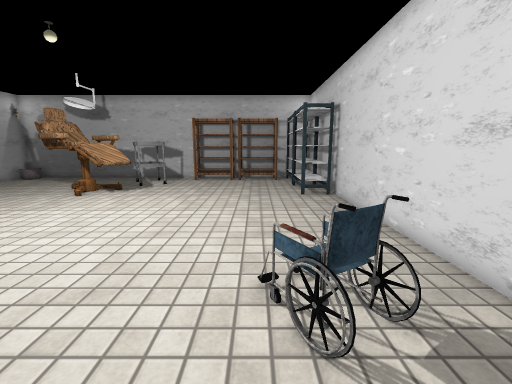
[1] (above)

16 first-person views from a walk through a 3-D level made in the Unity game engine. The camera is 1.3 m above the floor, tilts 10° down and sees 90° across. The floor is counted in squares, 0.5 m on a side. Each view is taken from the middle of a square. On the plan, view 1 faces up. The plan holds only what a view shows up to about 18 squares ahead; the rest is blank. The place goes on beyond the plan. The player character is not drawn. Some surface patterns are stand-ins.

[2]
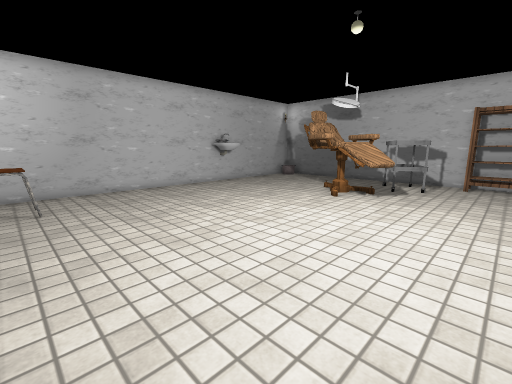

[3]
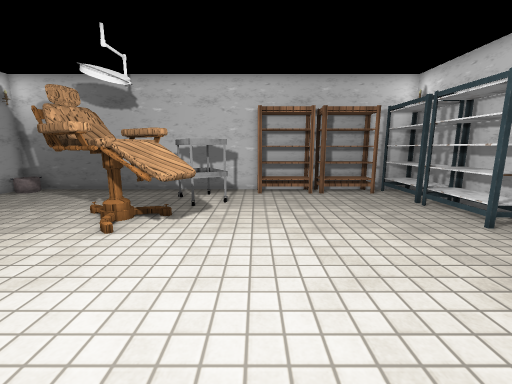

[4]
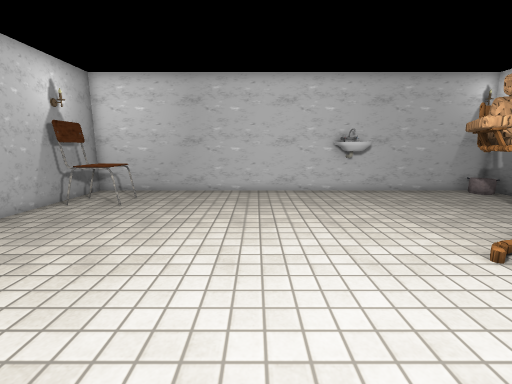

[5]
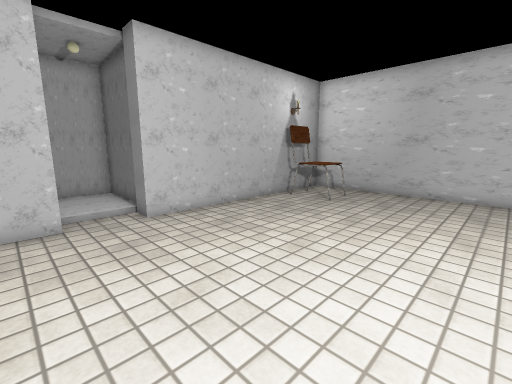

[6]
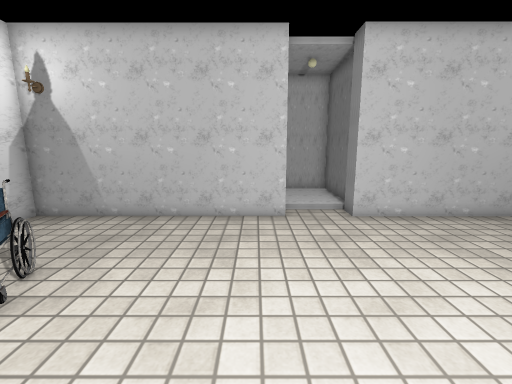

[7]
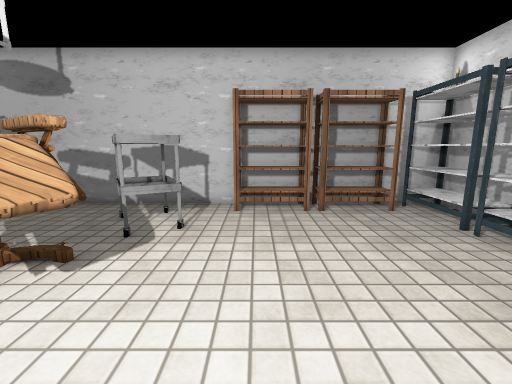

[8]
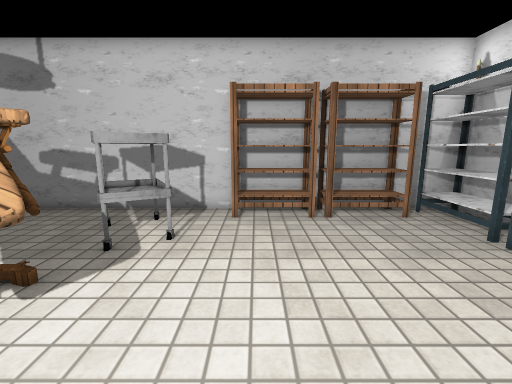

[9]
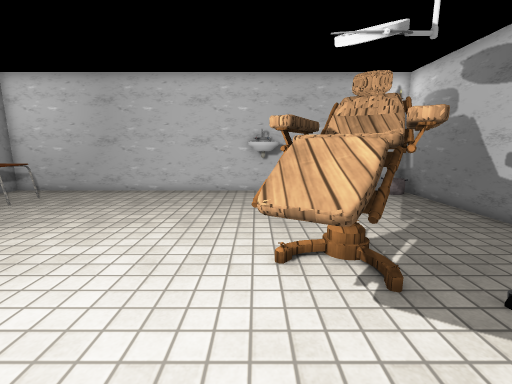

[10]
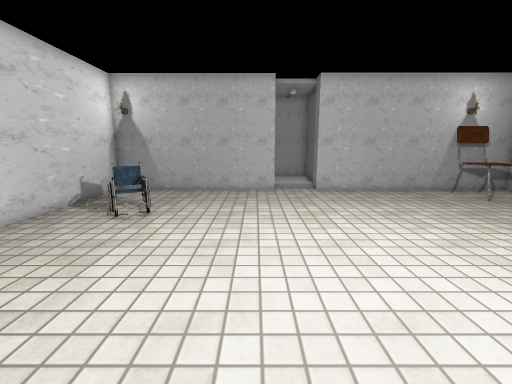

[11]
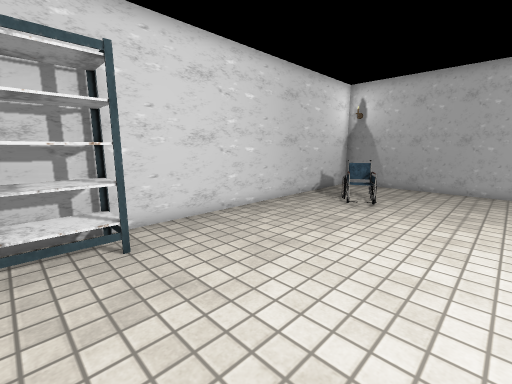

[12]
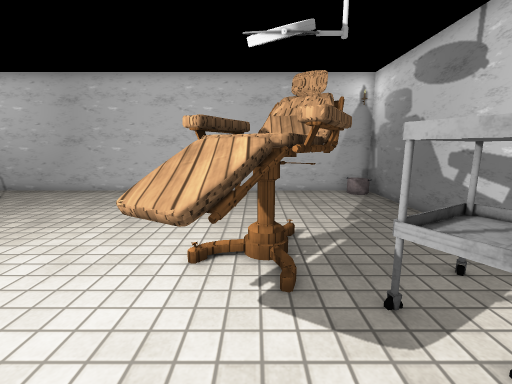

[13]
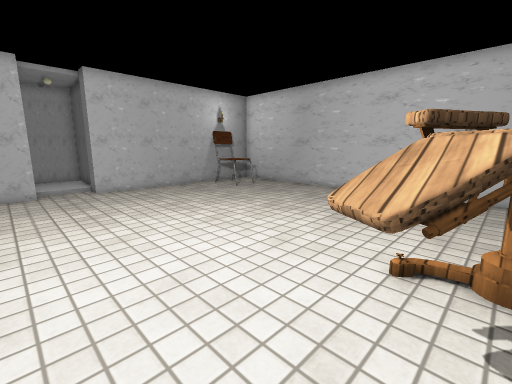

[14]
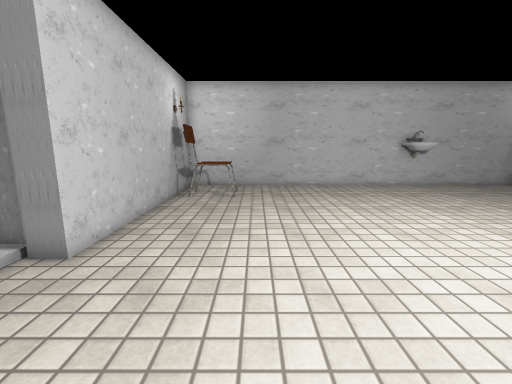

[15]
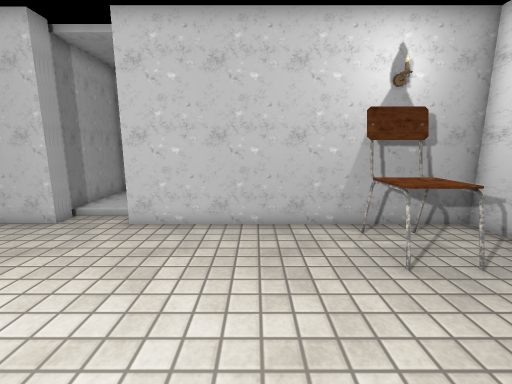

[16]
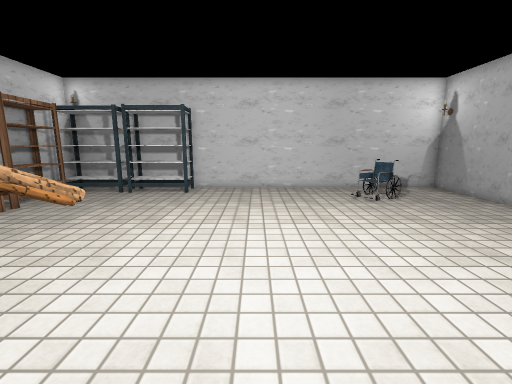

### Floor plan
Points are (right, up) in squares from view 1. A wall is a line through its corners. A room is listed if a view was taken in it or the views show most of it. See-through windows are left out.
Room 1 (views 1, 2, 3, 4, 5, 6, 7, 8, 9, 10, 11, 12, 13, 14, 15, 16)
walls: (-5.1, -2.4) (-5.1, -1.4) (4.4, -1.4) (4.4, 21.7) (-19.3, 21.7) (-19.3, 14.4); (-19.3, 12.6) (-19.3, -1.4) (-7.7, -1.4) (-7.7, -2.4); (-8, -2.6) (-8, -6.6) (-4.9, -6.6) (-4.9, -2.5)
objects: other object (-19, 13); sink (-19, 13) to (-18, 14); chair (-17, -1) to (-15, 2); chair (-12, 13) to (-7, 17); other object (-9, 17) to (-6, 20); shelf (-5, 20) to (-2, 21); shelf (-1, 20) to (2, 21); other object (1, 3) to (2, 3); shelf (3, 14) to (4, 17); shelf (3, 18) to (4, 21)

Positions as (right, up) in squares from view 1, and headings:
1: (0, 0), facing up
2: (-3, 1), facing up-left
3: (-5, 6), facing up
4: (-4, 8), facing left
5: (-4, 8), facing down-left
6: (-4, 8), facing down
7: (-4, 10), facing up
8: (-4, 11), facing up
9: (-4, 13), facing left
10: (-4, 14), facing down
11: (-4, 16), facing down-right
12: (-4, 15), facing left
13: (-4, 15), facing down-left
14: (-2, 3), facing left
15: (-12, 7), facing down
16: (-12, 10), facing right
